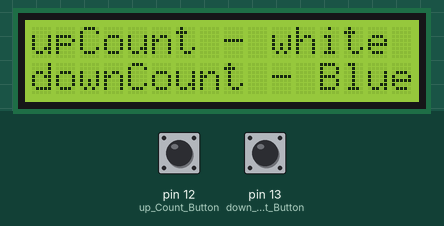
Bench run of a program on a simulated Arduino Uno, built with avr-gcc and run on an emulated ATmega328P. On the bench: 16×2 character LCD. Inputs (shaded band) come from the test bench; at power-on: pin 12 (up_Count_Button) HIGH, pin 13 (down_Count_Button) HIGH.

Above: at 0.1 s.
3.4 s: pin 12 (up_Count_Button) pulled LOW for 1 s
At 4.6 s:
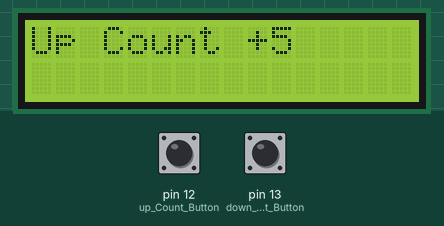
5.9 s: pin 13 (down_Count_Button) pulled LOW for 3.2 s
At 10.0 s:
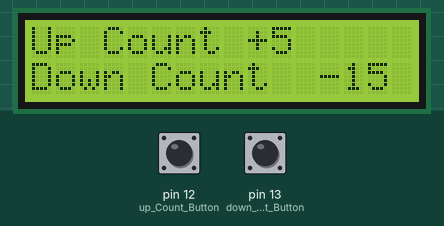
10.6 s: pin 12 (up_Count_Button) pulled LOW for 0.15 s
At 11.3 s:
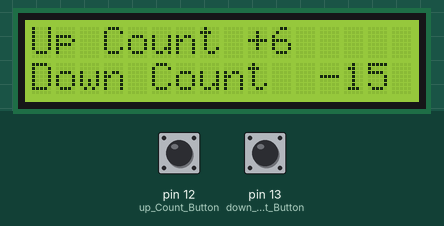
12.2 s: pin 13 (down_Count_Button) pulled LOW for 0.15 s
At 12.6 s:
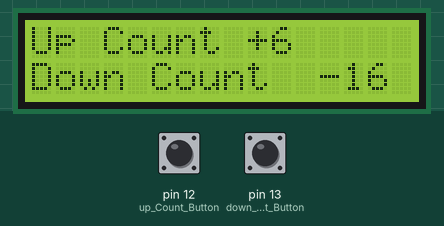
Timing chart, 0 to 14.8 s (numbered marks = the images above; inputs shaded):
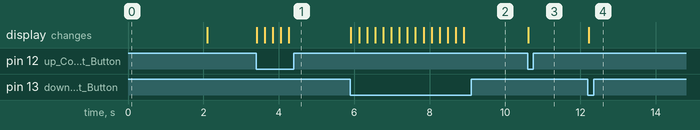

The program:

main.cpp
```cpp
#include <Arduino.h>
#include <LiquidCrystal_I2C.h>

LiquidCrystal_I2C lcd(0x27, 16, 2);

int up_Count_Button = 12;
int down_Count_Button = 13;

int upCount = 0;
int downCount = 0;

void setup() {
  pinMode(up_Count_Button,INPUT_PULLUP);
  pinMode(down_Count_Button,INPUT_PULLUP);

  lcd.init();
  lcd.backlight();
  lcd.clear();

  lcd.setCursor(0,0);
  lcd.print("upCount - white");

  lcd.setCursor(0,1);
  lcd.print("downCount - Blue");

  delay(2000);
  lcd.clear();
}

void loop() {
  int whiteBtn = digitalRead(up_Count_Button);
  int blueBtn = digitalRead(down_Count_Button);

  if (whiteBtn == LOW)
  {
    lcd.setCursor(0,0);
    lcd.print("Up Count +");
    lcd.setCursor(10,0);
    upCount++;
    lcd.print(upCount);
    delay(200);
  }

  if (blueBtn == LOW)
  {
    lcd.setCursor(0,1);
    lcd.print("Down Count ");
    downCount--;
    lcd.setCursor(12,1);
    lcd.print(downCount);
    delay(200);
  }
}
```

Measured:
- after the input at 3.4 s, the display: first changes at once (image 1 shows a later state)
- after the input at 5.9 s, the display: first changes at once (image 2 shows a later state)
- after the input at 10.6 s, the display: changes at once (image 3)
- after the input at 12.2 s, the display: changes at once (image 4)
